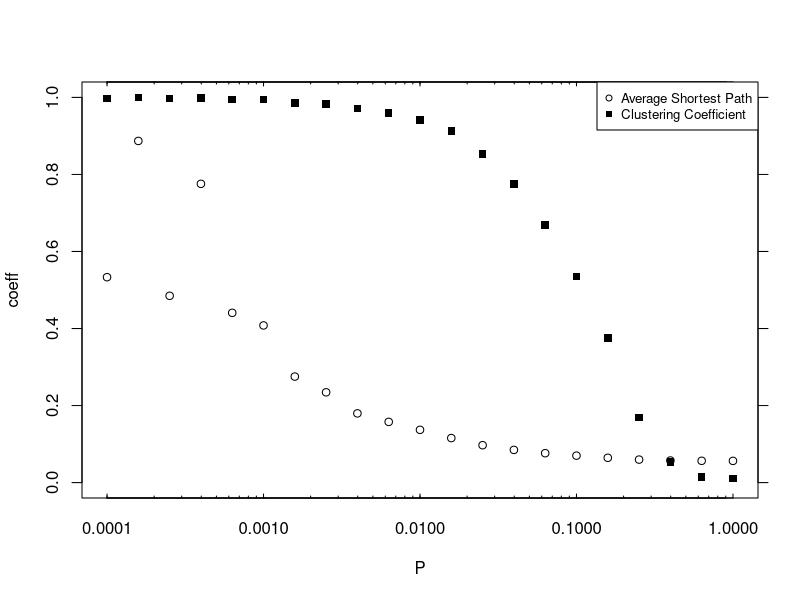

The R script that drew this image:
library(igraph)
# Reference point
n <- 1000
ws_graph <- watts.strogatz.game(1, n, 4, 0)
cc0 <- transitivity(ws_graph)
avg.shortest.path0 <- average.path.length(ws_graph)

# Logarithmic range for p
P <- 10 ^ seq(-4,0,0.2)

# WS model
ccoef <- c()
avg.shortest.path <- c()
for (p in P){
  ws_graph <- watts.strogatz.game(1, n, 4, p)
  # Clustering coefficient
  ccoef <- c(ccoef, transitivity(ws_graph) / cc0)
  # Average shortest path
  avg.shortest.path <- c(avg.shortest.path, average.path.length(ws_graph) / avg.shortest.path0)
}

# Logarithmic tick on axis
log10Tck <- function(side, type){
  lim <- switch(side, 
                x = par('usr')[1:2],
                y = par('usr')[3:4],
                stop("side argument must be 'x' or 'y'"))
  at <- -4: 0
  return(switch(type, 
                minor = outer(1:9, 10^(min(at):(max(at)-1))),
                major = 10^at,
                stop("type argument must be 'major' or 'minor'")
  ))
}

# Plot both variables
options(scipen=5)
plot(P, avg.shortest.path,pch=1, ylab='coeff', log='x', ylim=c(0,1), axes=F)
points(P, ccoef, pch=15, ylab='coeff', ylim=c(0,1))
axis(1, at=log10Tck('x','major'), tcl= 0.2) # bottom
axis(3, at=log10Tck('x','major'), tcl= 0.2, labels=NA) # top
axis(1, at=log10Tck('x','minor'), tcl= 0.1, labels=NA) # bottom
axis(3, at=log10Tck('x','minor'), tcl= 0.1, labels=NA) # top
axis(2) # normal y axis
axis(4, labels=NA) # normal y axis on right side of plot
box()
legend("topright", legend=c("Average Shortest Path", "Clustering Coefficient"),
      pch=c(1,15), cex=0.8)
